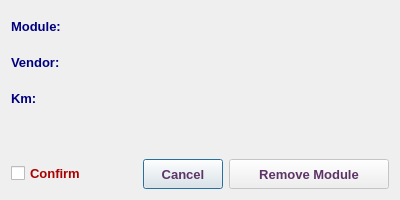
<?xml version="1.0" encoding="UTF-8"?>
<ui version="4.0">
 <class>RemoveModuleDialog</class>
 <widget class="QDialog" name="RemoveModuleDialog">
  <property name="geometry">
   <rect>
    <x>0</x>
    <y>0</y>
    <width>400</width>
    <height>200</height>
   </rect>
  </property>
  <property name="minimumSize">
   <size>
    <width>400</width>
    <height>200</height>
   </size>
  </property>
  <property name="maximumSize">
   <size>
    <width>401</width>
    <height>201</height>
   </size>
  </property>
  <property name="font">
   <font>
    <family>Tahoma</family>
    <pointsize>10</pointsize>
   </font>
  </property>
  <property name="windowTitle">
   <string>Remove Module</string>
  </property>
  <property name="windowIcon">
   <iconset resource="../../../../image.qrc">
    <normaloff>:/Image/remove.png</normaloff>:/Image/remove.png</iconset>
  </property>
  <layout class="QVBoxLayout" name="verticalLayout">
   <item>
    <layout class="QHBoxLayout" name="horizontalLayout_2">
     <item>
      <widget class="QLabel" name="label_2">
       <property name="minimumSize">
        <size>
         <width>100</width>
         <height>30</height>
        </size>
       </property>
       <property name="maximumSize">
        <size>
         <width>100</width>
         <height>30</height>
        </size>
       </property>
       <property name="font">
        <font>
         <family>Tahoma</family>
         <pointsize>10</pointsize>
         <weight>75</weight>
         <bold>true</bold>
        </font>
       </property>
       <property name="styleSheet">
        <string notr="true">color: rgb(0, 0, 127);</string>
       </property>
       <property name="text">
        <string>Module:</string>
       </property>
      </widget>
     </item>
     <item>
      <widget class="QLabel" name="modLbl">
       <property name="sizePolicy">
        <sizepolicy hsizetype="Expanding" vsizetype="Preferred">
         <horstretch>0</horstretch>
         <verstretch>0</verstretch>
        </sizepolicy>
       </property>
       <property name="minimumSize">
        <size>
         <width>200</width>
         <height>30</height>
        </size>
       </property>
       <property name="maximumSize">
        <size>
         <width>5000</width>
         <height>30</height>
        </size>
       </property>
       <property name="font">
        <font>
         <family>Tahoma</family>
         <pointsize>10</pointsize>
         <weight>75</weight>
         <bold>true</bold>
        </font>
       </property>
       <property name="styleSheet">
        <string notr="true">color: rgb(85, 0, 127);</string>
       </property>
       <property name="text">
        <string/>
       </property>
       <property name="wordWrap">
        <bool>true</bool>
       </property>
      </widget>
     </item>
    </layout>
   </item>
   <item>
    <layout class="QHBoxLayout" name="horizontalLayout_3">
     <item>
      <widget class="QLabel" name="label_3">
       <property name="minimumSize">
        <size>
         <width>100</width>
         <height>30</height>
        </size>
       </property>
       <property name="maximumSize">
        <size>
         <width>100</width>
         <height>30</height>
        </size>
       </property>
       <property name="font">
        <font>
         <family>Tahoma</family>
         <pointsize>10</pointsize>
         <weight>75</weight>
         <bold>true</bold>
        </font>
       </property>
       <property name="styleSheet">
        <string notr="true">color: rgb(0, 0, 127);</string>
       </property>
       <property name="text">
        <string>Vendor:</string>
       </property>
      </widget>
     </item>
     <item>
      <widget class="QLabel" name="vendorLbl">
       <property name="sizePolicy">
        <sizepolicy hsizetype="Expanding" vsizetype="Preferred">
         <horstretch>0</horstretch>
         <verstretch>0</verstretch>
        </sizepolicy>
       </property>
       <property name="minimumSize">
        <size>
         <width>200</width>
         <height>30</height>
        </size>
       </property>
       <property name="maximumSize">
        <size>
         <width>5000</width>
         <height>30</height>
        </size>
       </property>
       <property name="font">
        <font>
         <family>Tahoma</family>
         <pointsize>10</pointsize>
         <weight>75</weight>
         <bold>true</bold>
        </font>
       </property>
       <property name="styleSheet">
        <string notr="true">color: rgb(85, 0, 127);</string>
       </property>
       <property name="text">
        <string/>
       </property>
       <property name="wordWrap">
        <bool>true</bool>
       </property>
      </widget>
     </item>
    </layout>
   </item>
   <item>
    <layout class="QHBoxLayout" name="horizontalLayout_4">
     <item>
      <widget class="QLabel" name="label_4">
       <property name="minimumSize">
        <size>
         <width>100</width>
         <height>30</height>
        </size>
       </property>
       <property name="maximumSize">
        <size>
         <width>100</width>
         <height>30</height>
        </size>
       </property>
       <property name="font">
        <font>
         <family>Tahoma</family>
         <pointsize>10</pointsize>
         <weight>75</weight>
         <bold>true</bold>
        </font>
       </property>
       <property name="styleSheet">
        <string notr="true">color: rgb(0, 0, 127);</string>
       </property>
       <property name="text">
        <string>Km:</string>
       </property>
      </widget>
     </item>
     <item>
      <widget class="QLabel" name="kmLbl">
       <property name="sizePolicy">
        <sizepolicy hsizetype="Expanding" vsizetype="Preferred">
         <horstretch>0</horstretch>
         <verstretch>0</verstretch>
        </sizepolicy>
       </property>
       <property name="minimumSize">
        <size>
         <width>200</width>
         <height>30</height>
        </size>
       </property>
       <property name="maximumSize">
        <size>
         <width>5000</width>
         <height>30</height>
        </size>
       </property>
       <property name="font">
        <font>
         <family>Tahoma</family>
         <pointsize>10</pointsize>
         <weight>75</weight>
         <bold>true</bold>
        </font>
       </property>
       <property name="styleSheet">
        <string notr="true">color: rgb(85, 0, 127);</string>
       </property>
       <property name="text">
        <string/>
       </property>
       <property name="wordWrap">
        <bool>true</bool>
       </property>
      </widget>
     </item>
    </layout>
   </item>
   <item>
    <spacer name="verticalSpacer">
     <property name="font">
      <font>
       <family>Tahoma</family>
       <pointsize>10</pointsize>
      </font>
     </property>
     <property name="orientation">
      <enum>Qt::Vertical</enum>
     </property>
     <property name="sizeHint" stdset="0">
      <size>
       <width>20</width>
       <height>180</height>
      </size>
     </property>
    </spacer>
   </item>
   <item>
    <layout class="QHBoxLayout" name="horizontalLayout">
     <item>
      <widget class="QCheckBox" name="checkBox">
       <property name="font">
        <font>
         <family>Tahoma</family>
         <pointsize>10</pointsize>
         <weight>75</weight>
         <bold>true</bold>
        </font>
       </property>
       <property name="styleSheet">
        <string notr="true">color: rgb(170, 0, 0);</string>
       </property>
       <property name="text">
        <string>Confirm</string>
       </property>
      </widget>
     </item>
     <item>
      <spacer name="horizontalSpacer">
       <property name="font">
        <font>
         <family>Tahoma</family>
         <pointsize>10</pointsize>
        </font>
       </property>
       <property name="orientation">
        <enum>Qt::Horizontal</enum>
       </property>
       <property name="sizeHint" stdset="0">
        <size>
         <width>40</width>
         <height>20</height>
        </size>
       </property>
      </spacer>
     </item>
     <item>
      <widget class="QPushButton" name="CancelBtn">
       <property name="sizePolicy">
        <sizepolicy hsizetype="Preferred" vsizetype="Preferred">
         <horstretch>0</horstretch>
         <verstretch>0</verstretch>
        </sizepolicy>
       </property>
       <property name="minimumSize">
        <size>
         <width>0</width>
         <height>30</height>
        </size>
       </property>
       <property name="maximumSize">
        <size>
         <width>200</width>
         <height>30</height>
        </size>
       </property>
       <property name="font">
        <font>
         <family>Tahoma</family>
         <pointsize>10</pointsize>
         <weight>75</weight>
         <bold>true</bold>
        </font>
       </property>
       <property name="styleSheet">
        <string notr="true">color: rgb(92, 53, 102);</string>
       </property>
       <property name="text">
        <string>Cancel</string>
       </property>
      </widget>
     </item>
     <item>
      <widget class="QPushButton" name="okBtn">
       <property name="enabled">
        <bool>false</bool>
       </property>
       <property name="sizePolicy">
        <sizepolicy hsizetype="Preferred" vsizetype="Preferred">
         <horstretch>0</horstretch>
         <verstretch>0</verstretch>
        </sizepolicy>
       </property>
       <property name="minimumSize">
        <size>
         <width>160</width>
         <height>30</height>
        </size>
       </property>
       <property name="maximumSize">
        <size>
         <width>200</width>
         <height>30</height>
        </size>
       </property>
       <property name="font">
        <font>
         <family>Tahoma</family>
         <pointsize>10</pointsize>
         <weight>75</weight>
         <bold>true</bold>
        </font>
       </property>
       <property name="styleSheet">
        <string notr="true">color: rgb(92, 53, 102);</string>
       </property>
       <property name="text">
        <string>Remove Module</string>
       </property>
       <property name="icon">
        <iconset resource="../../../../image.qrc">
         <normaloff>:/Image/remove.png</normaloff>:/Image/remove.png</iconset>
       </property>
       <property name="iconSize">
        <size>
         <width>20</width>
         <height>20</height>
        </size>
       </property>
      </widget>
     </item>
    </layout>
   </item>
  </layout>
 </widget>
 <tabstops>
  <tabstop>checkBox</tabstop>
  <tabstop>okBtn</tabstop>
  <tabstop>CancelBtn</tabstop>
 </tabstops>
 <resources>
  <include location="../../../../image.qrc"/>
 </resources>
 <connections/>
</ui>
